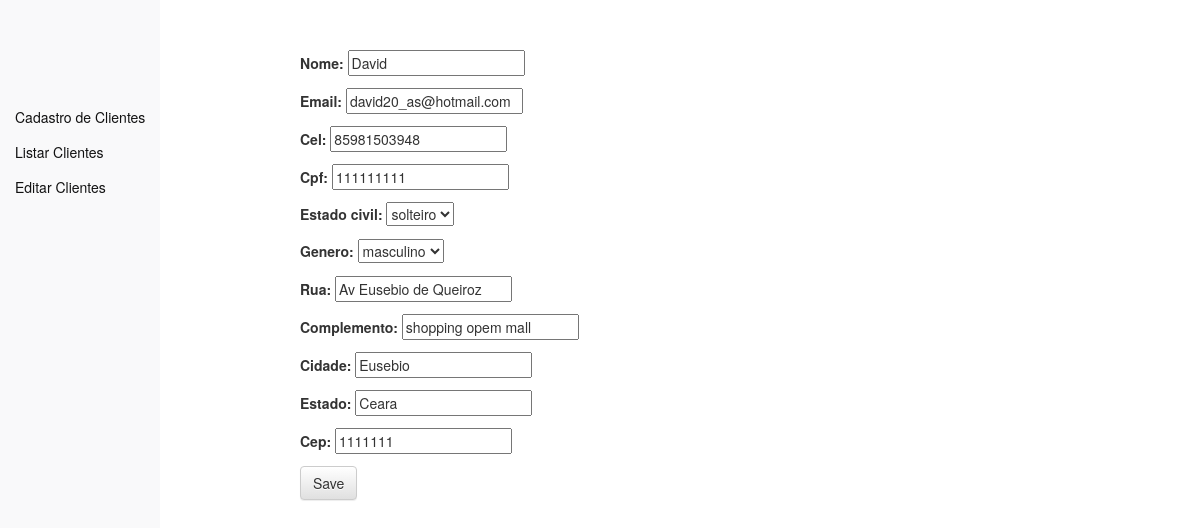
Page /clientes/lista_de_clientes/10/edit/ on the committed database.
### clientes/models.py (models this page shows, shortened)
class NomeUsuario(models.Model):
    ESTADO_CIVIL = (
        ("solteiro", "solteiro"),
        ("casado", "casado"),
        ("viuvo", "viuvo"),
    )
    GENEROS = (
        ("masculino", "masculino"),
        ("feminino", "feminino"),
        ("outros", "outros"),
    )
    id_usuario = models.AutoField(primary_key=True)
    nome = models.CharField(max_length=120)
    cel = models.IntegerField()
    email = models.EmailField(null=False, blank=False)
    cpf = models.IntegerField()
    estado_civil = models.CharField(max_length=40, choices=ESTADO_CIVIL, blank=False, null=False)
    genero = models.CharField(max_length=40, choices=GENEROS, blank=False, null=False)
    rua = models.CharField(max_length=80)
    complemento = models.CharField(max_length=40)
    cidade = models.CharField(max_length=40)
    estado = models.CharField(max_length=40)
    cep = models.CharField(max_length=40)

### clientes/views.py (the view)
# urls.py: path('lista_de_clientes/<int:id_usuario>/edit/', editar_cliente, name="editar_cliente")
def editar_cliente(request, id_usuario):
    cliente = get_object_or_404(NomeUsuario, id_usuario = id_usuario)
    if request.method == 'POST':
        form = UserForm(request.POST, instance=cliente)
        print('primeiro if')
        if form.is_valid():
            cliente = form.save(commit=False)
            cliente.save()
            return redirect('editar_cliente', id_usuario=cliente.id_usuario)
    else:
        print('primeiro else')
        form = UserForm(instance=cliente)
    return render(request, "editar_cliente.html", {'form' : form})

### clientes/forms.py
class UserForm(forms.ModelForm):
    class Meta:
        model = NomeUsuario
        fields = ('nome', 'email', 'cel', 'cpf', 'estado_civil', 'genero', 'rua', 'complemento', 'cidade', 'estado', 'cep')

### templates/editar_cliente.html (shortened to what this page needs)
{% extends 'base.html' %}
{% load static %}
    {% block content %}
        <form action="" method="POST">
            {{ form.as_p }}
            <button type="submit" class="save btn btn-default">Save</button>
        </form>
    {% endblock%}

### rows in the picture
NomeUsuario: nome "David", email "david20_as@hotmail.com", cel "85981503948", cpf "111111111", estado_civil "solteiro", genero "masculino", rua "Av Eusebio de Queiroz", complemento "shopping opem mall", cidade "Eusebio", estado "Ceara", cep "1111111"
